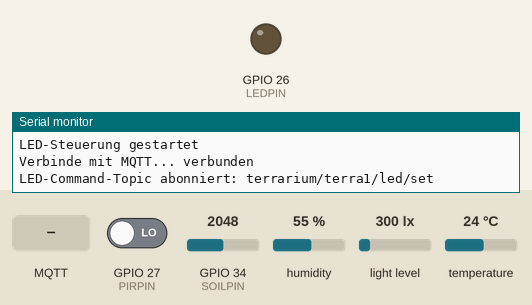
Simulated run of this sketch. Board: ESP32. Parts: output pins drawn as LEDs (lit = HIGH), the last lines printed to the serial monitor. The inputs (shaded band) are chosen by the test bench; at power-on: GPIO 27 (PIRPIN) LOW, GPIO 34 (SOILPIN) = 2048, humidity 55 %, light level 300 lx, temperature 24 °C (analog values on the 0–4095 scale). WiFi joins after 1.5 s; servers stay silent unless stated; no MQTT or app messages arrive unless stated.

Above: at 4.2 s.
4.3 s: MQTT message "ON" arrives on the first subscribed topic
At 5.0 s:
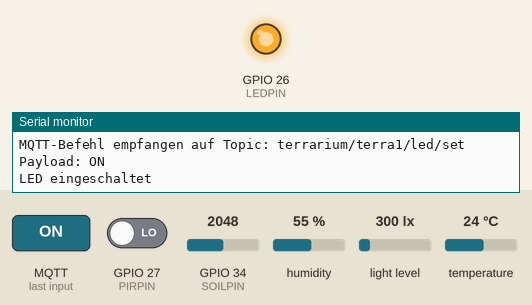
5.8 s: GPIO 27 (PIRPIN) driven HIGH
11.5 s: MQTT message "on" arrives on the first subscribed topic
13.0 s: MQTT message "1" arrives on the first subscribed topic
Timing chart, 0 to 15.5 s (numbered marks = the images above; inputs shaded):
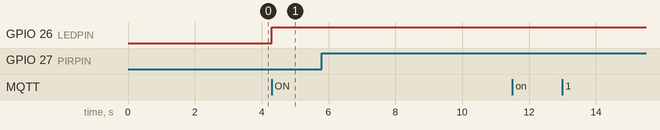

Measured:
- after the input at 4.3 s, GPIO 26 (LEDPIN): LOW → HIGH at once

The sketch:

sensor_sender.ino
```cpp
#include <WiFi.h>
#include <PubSubClient.h>
#include <DHT.h>
#include <Wire.h>
#include <BH1750.h>

const char* ssid = "FES-SuS";
const char* password = "SuS-WLAN!Key24";

const char* mqtt_server = "10.93.134.218";
const int mqtt_port = 1883;

const char* arduino_id = "terra1";

#define DHTPIN 15
#define DHTTYPE DHT11

#define PIRPIN 27   // HC-SR501 OUT an GPIO 27

#define SOILPIN 34  // AO vom Bodenfeuchtigkeitssensor an D34

#define LEDPIN 26   // LED an D26

// Kalibrierwerte vom Bodenfeuchtigkeitssensor
const int SOIL_DRY_RAW = 4095;
const int SOIL_WET_RAW = 1290;

// MQTT Topics für LED
const char* ledCommandTopic = "terrarium/terra1/led/set";
const char* ledStateTopic   = "terrarium/terra1/led/state";

bool motionSinceLastPublish = false;
bool ledState = false;

WiFiClient espClient;
PubSubClient client(espClient);
DHT dht(DHTPIN, DHTTYPE);
BH1750 lightMeter;

unsigned long lastPublish = 0;
const unsigned long publishInterval = 5000;

void publishLedState() {
  if (client.connected()) {
    client.publish(ledStateTopic, ledState ? "ON" : "OFF", true);
  }
}

void callback(char* topic, byte* payload, unsigned int length) {
  String message = "";

  for (unsigned int i = 0; i < length; i++) {
    message += (char)payload[i];
  }

  message.trim();

  Serial.print("MQTT-Befehl empfangen auf Topic: ");
  Serial.println(topic);
  Serial.print("Payload: ");
  Serial.println(message);

  if (String(topic) == ledCommandTopic) {
    if (message == "ON" || message == "on" || message == "1" || message == "true") {
      ledState = true;
      digitalWrite(LEDPIN, HIGH);
      Serial.println("LED eingeschaltet");
      publishLedState();
    }
    else if (message == "OFF" || message == "off" || message == "0" || message == "false") {
      ledState = false;
      digitalWrite(LEDPIN, LOW);
      Serial.println("LED ausgeschaltet");
      publishLedState();
    }
  }
}

void connectToWiFi() {
  Serial.println("Verbinde mit WLAN...");
  WiFi.begin(ssid, password);

  while (WiFi.status() != WL_CONNECTED) {
    delay(500);
    Serial.print(".");
  }

  Serial.println();
  Serial.println("WLAN verbunden");
  Serial.print("ESP32 IP-Adresse: ");
  Serial.println(WiFi.localIP());
}

void connectToMQTT() {
  while (!client.connected()) {
    Serial.print("Verbinde mit MQTT... ");

    String clientId = "ESP32-" + String(arduino_id);

    if (client.connect(clientId.c_str())) {
      Serial.println("verbunden");

      client.subscribe(ledCommandTopic);
      Serial.print("LED-Command-Topic abonniert: ");
      Serial.println(ledCommandTopic);

      publishLedState();
    } else {
      Serial.print("fehlgeschlagen, rc=");
      Serial.print(client.state());
      Serial.println(" -> neuer Versuch in 2 Sekunden");
      delay(2000);
    }
  }
}

int readSoilRaw() {
  long sum = 0;
  const int samples = 10;

  for (int i = 0; i < samples; i++) {
    sum += analogRead(SOILPIN);
    delay(5);
  }

  return sum / samples;
}

int soilRawToPercent(int rawValue) {
  // Hoher Wert = trocken
  // Niedriger Wert = feucht
  int percent = map(rawValue, SOIL_DRY_RAW, SOIL_WET_RAW, 0, 100);
  percent = constrain(percent, 0, 100);
  return percent;
}

void setup() {
  Serial.begin(115200);
  delay(1000);

  dht.begin();

  pinMode(PIRPIN, INPUT);
  pinMode(SOILPIN, INPUT);

  pinMode(LEDPIN, OUTPUT);
  digitalWrite(LEDPIN, LOW);

  analogReadResolution(12); // ESP32: Wertebereich 0 bis 4095
  analogSetPinAttenuation(SOILPIN, ADC_11db);

  // BH1750 starten
  Wire.begin(21, 22);        // SDA = GPIO21, SCL = GPIO22
  Wire.setClock(100000);

  Serial.println("Starte BH1750...");

  bool bh1750_ok = lightMeter.begin(BH1750::CONTINUOUS_HIGH_RES_MODE, 0x23);

  if (bh1750_ok) {
    Serial.println("BH1750 gestartet auf Adresse 0x23");
  } else {
    Serial.println("BH1750 konnte NICHT gestartet werden auf Adresse 0x23");
  }

  delay(500);

  connectToWiFi();

  client.setServer(mqtt_server, mqtt_port);
  client.setCallback(callback);

  Serial.println("PIR Bewegungssensor gestartet");
  Serial.println("Bodenfeuchtigkeitssensor gestartet");
  Serial.println("LED-Steuerung gestartet");
}

void loop() {
  if (WiFi.status() != WL_CONNECTED) {
    connectToWiFi();
  }

  if (!client.connected()) {
    connectToMQTT();
  }

  client.loop();

  if (digitalRead(PIRPIN) == HIGH) {
    motionSinceLastPublish = true;
  }

  unsigned long now = millis();

  if (now - lastPublish >= publishInterval) {
    lastPublish = now;

    float humidity = dht.readHumidity();
    float temperature = dht.readTemperature();

    // BH1750 auslesen
    float lux = lightMeter.readLightLevel();

    if (lux < 0) {
      Serial.print("BH1750 Fehlercode: ");
      Serial.println(lux);
      lux = 0;
    }

    // Bodenfeuchtigkeit auslesen
    int soilRaw = readSoilRaw();
    int soilMoisture = soilRawToPercent(soilRaw);

    bool motionDetected = motionSinceLastPublish;
    motionSinceLastPublish = false;

    if (isnan(humidity) || isnan(temperature)) {
      Serial.println("Fehler beim Lesen vom DHT11");
      Serial.println("--------------------");
      return;
    }

    String payload = "{";
    payload += "\"arduino_id\":\"" + String(arduino_id) + "\",";
    payload += "\"temperature\":" + String(temperature, 1) + ",";
    payload += "\"humidity\":" + String(humidity, 1) + ",";
    payload += "\"light\":" + String(lux, 1) + ",";
    payload += "\"motion\":";
    payload += motionDetected ? "true" : "false";
    payload += ",";
    payload += "\"soil_raw\":" + String(soilRaw) + ",";
    payload += "\"soil_moisture\":" + String(soilMoisture) + ",";
    payload += "\"led\":";
    payload += ledState ? "true" : "false";
    payload += "}";

    String topic = "terrarium/" + String(arduino_id) + "/sensor";

    bool ok = client.publish(topic.c_str(), payload.c_str());

    Serial.println("Sende MQTT-Nachricht mit DHT11 + BH1750 + PIR + Bodenfeuchtigkeit + LED...");
    Serial.print("Topic: ");
    Serial.println(topic);
    Serial.print("Payload: ");
    Serial.println(payload);

    Serial.print("Temperatur: ");
    Serial.print(temperature);
    Serial.println(" °C");

    Serial.print("Luftfeuchtigkeit: ");
    Serial.print(humidity);
    Serial.println(" %");

    Serial.print("Lichtwert: ");
    Serial.print(lux);
    Serial.println(" lx");

    Serial.print("Bewegung erkannt: ");
    Serial.println(motionDetected ? "ja" : "nein");

    Serial.print("Bodenfeuchte Rohwert: ");
    Serial.println(soilRaw);

    Serial.print("Bodenfeuchte Prozent: ");
    Serial.print(soilMoisture);
    Serial.println(" %");

    Serial.print("LED Status: ");
    Serial.println(ledState ? "AN" : "AUS");

    Serial.print("Erfolgreich: ");
    Serial.println(ok ? "ja" : "nein");
    Serial.println("--------------------");
  }
}
```
